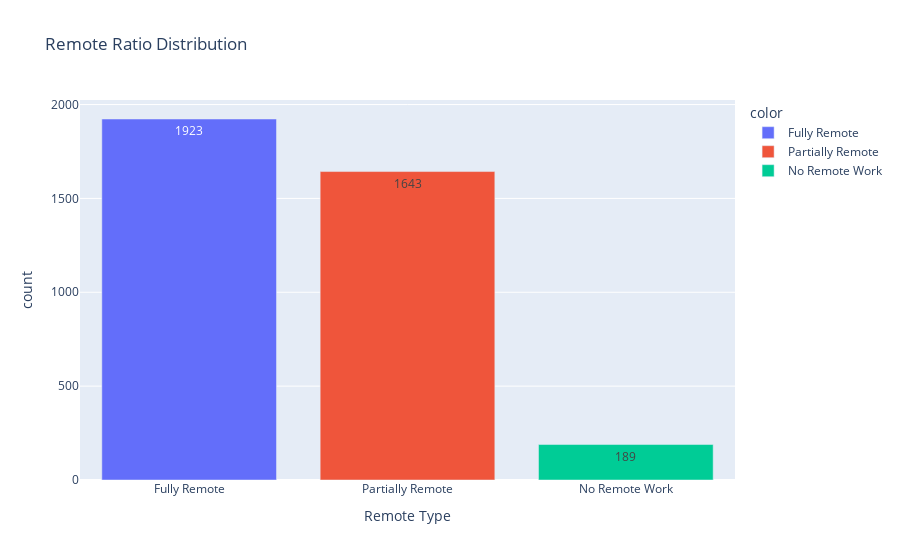

The notebook cell saved with this chart:
### Markdown cell above
##### Remote Ratio consists of 3 values : 
##### 0 : No remote work (less than 20%)
##### 50 : Partially remote
##### 100 : Fully remote (more than 80%)

### Code cell
remote_type = ['Fully Remote', 'Partially Remote', 'No Remote Work']

fig = px.bar(x = remote_type, y = df['remote_ratio'].value_counts().values,
       color = remote_type, text = df['remote_ratio'].value_counts().values,
       title = 'Remote Ratio Distribution')

fig.update_layout( xaxis_title = "Remote Type", yaxis_title = "count")
fig.show()

### Figure 1 — Plotly figure (JSON) as saved in the notebook; plotly's stock layout.template omitted (floating-point values rounded to 4 significant figures)
{"data": [{"alignmentgroup": "True", "hovertemplate": "color=Fully Remote<br>x=%{x}<br>y=%{y}<br>text=%{text}<extra></extra>", "legendgroup": "Fully Remote", "marker": {"color": "#636efa", "pattern": {"shape": ""}}, "name": "Fully Remote", "offsetgroup": "Fully Remote", "orientation": "v", "showlegend": true, "text": [1923], "textposition": "auto", "type": "bar", "x": ["Fully Remote"], "xaxis": "x", "y": [1923], "yaxis": "y"}, {"alignmentgroup": "True", "hovertemplate": "color=Partially Remote<br>x=%{x}<br>y=%{y}<br>text=%{text}<extra></extra>", "legendgroup": "Partially Remote", "marker": {"color": "#EF553B", "pattern": {"shape": ""}}, "name": "Partially Remote", "offsetgroup": "Partially Remote", "orientation": "v", "showlegend": true, "text": [1643], "textposition": "auto", "type": "bar", "x": ["Partially Remote"], "xaxis": "x", "y": [1643], "yaxis": "y"}, {"alignmentgroup": "True", "hovertemplate": "color=No Remote Work<br>x=%{x}<br>y=%{y}<br>text=%{text}<extra></extra>", "legendgroup": "No Remote Work", "marker": {"color": "#00cc96", "pattern": {"shape": ""}}, "name": "No Remote Work", "offsetgroup": "No Remote Work", "orientation": "v", "showlegend": true, "text": [189], "textposition": "auto", "type": "bar", "x": ["No Remote Work"], "xaxis": "x", "y": [189], "yaxis": "y"}], "layout": {"barmode": "relative", "legend": {"title": {"text": "color"}, "tracegroupgap": 0}, "title": {"text": "Remote Ratio Distribution"}, "xaxis": {"anchor": "y", "domain": [0, 1], "title": {"text": "Remote Type"}}, "yaxis": {"anchor": "x", "domain": [0, 1], "title": {"text": "count"}}}}
